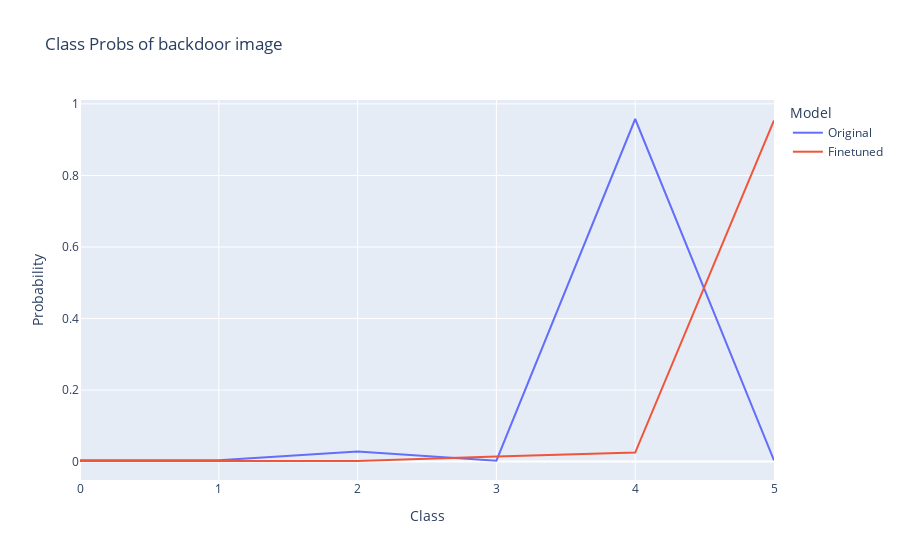

Notebook source saved alongside this figure:
### Code cell
line([probs, probs_finetuned], names=['Original', 'Finetuned'], title='Class Probs of backdoor image',
     labels=dict(index='Class', value='Probability', variable='Model'))

### Figure 1 — Plotly figure (JSON) as saved in the notebook; plotly's stock layout.template omitted (floating-point values rounded to 4 significant figures)
{"data": [{"hovertemplate": "Model=wide_variable_0<br>Class=%{x}<br>Probability=%{y}<extra></extra>", "legendgroup": "wide_variable_0", "line": {"color": "#636efa", "dash": "solid"}, "marker": {"symbol": "circle"}, "mode": "lines", "name": "Original", "orientation": "v", "showlegend": true, "type": "scatter", "x": [0, 1, 2, 3, 4, 5], "xaxis": "x", "y": [0.004006, 0.003697, 0.02849, 0.002411, 0.9579, 0.003526], "yaxis": "y"}, {"hovertemplate": "Model=wide_variable_1<br>Class=%{x}<br>Probability=%{y}<extra></extra>", "legendgroup": "wide_variable_1", "line": {"color": "#EF553B", "dash": "solid"}, "marker": {"symbol": "circle"}, "mode": "lines", "name": "Finetuned", "orientation": "v", "showlegend": true, "type": "scatter", "x": [0, 1, 2, 3, 4, 5], "xaxis": "x", "y": [0.001948, 0.002477, 0.00172, 0.0146, 0.02536, 0.9539], "yaxis": "y"}], "layout": {"hovermode": "x unified", "legend": {"title": {"text": "Model"}, "tracegroupgap": 0}, "title": {"text": "Class Probs of backdoor image"}, "xaxis": {"anchor": "y", "domain": [0, 1], "title": {"text": "Class"}}, "yaxis": {"anchor": "x", "domain": [0, 1], "title": {"text": "Probability"}}}}
